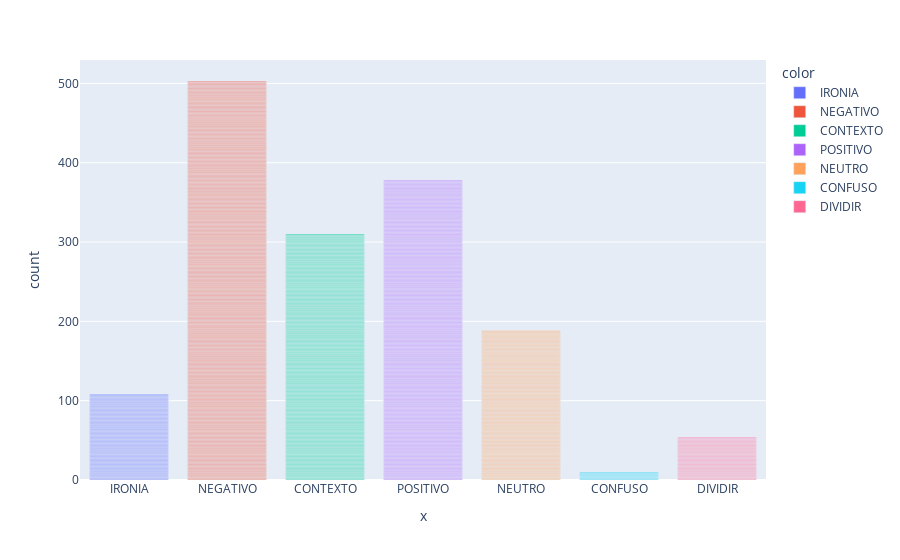

Notebook code cell kept with this figure:
### Markdown cell above
*Amostra do dataset classificado/rotulado*

### Code cell
rotulados = pd.read_excel(dataSet, sheet_name='ROTULADO')

fig = px.bar(rotulados['text'], x=rotulados['rotulo'], color=rotulados['rotulo'])
fig.show()

### Figure 1 — Plotly figure (JSON) as saved in the notebook; plotly's stock layout.template omitted (floating-point values rounded to 4 significant figures; data arrays with more than 128 entries replaced by an {"elided": "..."} marker saying what was removed)
{"data": [{"alignmentgroup": "True", "hovertemplate": "color=IRONIA<br>x=%{x}<br>count=%{y}<extra></extra>", "legendgroup": "IRONIA", "marker": {"color": "#636efa", "pattern": {"shape": ""}}, "name": "IRONIA", "offsetgroup": "IRONIA", "orientation": "v", "showlegend": true, "textposition": "auto", "type": "bar", "x": ["IRONIA", "IRONIA", "IRONIA", "IRONIA", "IRONIA", "IRONIA", "IRONIA", "IRONIA", "IRONIA", "IRONIA", "IRONIA", "IRONIA", "IRONIA", "IRONIA", "IRONIA", "IRONIA", "IRONIA", "IRONIA", "IRONIA", "IRONIA", "IRONIA", "IRONIA", "IRONIA", "IRONIA", "IRONIA", "IRONIA", "IRONIA", "IRONIA", "IRONIA", "IRONIA", "IRONIA", "IRONIA", "IRONIA", "IRONIA", "IRONIA", "IRONIA", "IRONIA", "IRONIA", "IRONIA", "IRONIA", "IRONIA", "IRONIA", "IRONIA", "IRONIA", "IRONIA", "IRONIA", "IRONIA", "IRONIA", "IRONIA", "IRONIA", "IRONIA", "IRONIA", "IRONIA", "IRONIA", "IRONIA", "IRONIA", "IRONIA", "IRONIA", "IRONIA", "IRONIA", "IRONIA", "IRONIA", "IRONIA", "IRONIA", "IRONIA", "IRONIA", "IRONIA", "IRONIA", "IRONIA", "IRONIA", "IRONIA", "IRONIA", "IRONIA", "IRONIA", "IRONIA", "IRONIA", "IRONIA", "IRONIA", "IRONIA", "IRONIA", "IRONIA", "IRONIA", "IRONIA", "IRONIA", "IRONIA", "IRONIA", "IRONIA", "IRONIA", "IRONIA", "IRONIA", "IRONIA", "IRONIA", "IRONIA", "IRONIA", "IRONIA", "IRONIA", "IRONIA", "IRONIA", "IRONIA", "IRONIA", "IRONIA", "IRONIA", "IRONIA", "IRONIA", "IRONIA", "IRONIA", "IRONIA", "IRONIA"], "xaxis": "x", "y": [1, 1, 1, 1, 1, 1, 1, 1, 1, 1, 1, 1, 1, 1, 1, 1, 1, 1, 1, 1, 1, 1, 1, 1, 1, 1, 1, 1, 1, 1, 1, 1, 1, 1, 1, 1, 1, 1, 1, 1, 1, 1, 1, 1, 1, 1, 1, 1, 1, 1, 1, 1, 1, 1, 1, 1, 1, 1, 1, 1, 1, 1, 1, 1, 1, 1, 1, 1, 1, 1, 1, 1, 1, 1, 1, 1, 1, 1, 1, 1, 1, 1, 1, 1, 1, 1, 1, 1, 1, 1, 1, 1, 1, 1, 1, 1, 1, 1, 1, 1, 1, 1, 1, 1, 1, 1, 1, 1], "yaxis": "y"}, {"alignmentgroup": "True", "hovertemplate": "color=NEGATIVO<br>x=%{x}<br>count=%{y}<extra></extra>", "legendgroup": "NEGATIVO", "marker": {"color": "#EF553B", "pattern": {"shape": ""}}, "name": "NEGATIVO", "offsetgroup": "NEGATIVO", "orientation": "v", "showlegend": true, "textposition": "auto", "type": "bar", "x": {"elided": "503 str values"}, "xaxis": "x", "y": {"elided": "503 int values"}, "yaxis": "y"}, {"alignmentgroup": "True", "hovertemplate": "color=CONTEXTO<br>x=%{x}<br>count=%{y}<extra></extra>", "legendgroup": "CONTEXTO", "marker": {"color": "#00cc96", "pattern": {"shape": ""}}, "name": "CONTEXTO", "offsetgroup": "CONTEXTO", "orientation": "v", "showlegend": true, "textposition": "auto", "type": "bar", "x": {"elided": "310 str values"}, "xaxis": "x", "y": {"elided": "310 int values"}, "yaxis": "y"}, {"alignmentgroup": "True", "hovertemplate": "color=POSITIVO<br>x=%{x}<br>count=%{y}<extra></extra>", "legendgroup": "POSITIVO", "marker": {"color": "#ab63fa", "pattern": {"shape": ""}}, "name": "POSITIVO", "offsetgroup": "POSITIVO", "orientation": "v", "showlegend": true, "textposition": "auto", "type": "bar", "x": {"elided": "378 str values"}, "xaxis": "x", "y": {"elided": "378 int values"}, "yaxis": "y"}, {"alignmentgroup": "True", "hovertemplate": "color=NEUTRO<br>x=%{x}<br>count=%{y}<extra></extra>", "legendgroup": "NEUTRO", "marker": {"color": "#FFA15A", "pattern": {"shape": ""}}, "name": "NEUTRO", "offsetgroup": "NEUTRO", "orientation": "v", "showlegend": true, "textposition": "auto", "type": "bar", "x": {"elided": "188 str values"}, "xaxis": "x", "y": {"elided": "188 int values"}, "yaxis": "y"}, {"alignmentgroup": "True", "hovertemplate": "color=CONFUSO<br>x=%{x}<br>count=%{y}<extra></extra>", "legendgroup": "CONFUSO", "marker": {"color": "#19d3f3", "pattern": {"shape": ""}}, "name": "CONFUSO", "offsetgroup": "CONFUSO", "orientation": "v", "showlegend": true, "textposition": "auto", "type": "bar", "x": ["CONFUSO", "CONFUSO", "CONFUSO", "CONFUSO", "CONFUSO", "CONFUSO", "CONFUSO", "CONFUSO", "CONFUSO", "CONFUSO"], "xaxis": "x", "y": [1, 1, 1, 1, 1, 1, 1, 1, 1, 1], "yaxis": "y"}, {"alignmentgroup": "True", "hovertemplate": "color=DIVIDIR<br>x=%{x}<br>count=%{y}<extra></extra>", "legendgroup": "DIVIDIR", "marker": {"color": "#FF6692", "pattern": {"shape": ""}}, "name": "DIVIDIR", "offsetgroup": "DIVIDIR", "orientation": "v", "showlegend": true, "textposition": "auto", "type": "bar", "x": ["DIVIDIR", "DIVIDIR", "DIVIDIR", "DIVIDIR", "DIVIDIR", "DIVIDIR", "DIVIDIR", "DIVIDIR", "DIVIDIR", "DIVIDIR", "DIVIDIR", "DIVIDIR", "DIVIDIR", "DIVIDIR", "DIVIDIR", "DIVIDIR", "DIVIDIR", "DIVIDIR", "DIVIDIR", "DIVIDIR", "DIVIDIR", "DIVIDIR", "DIVIDIR", "DIVIDIR", "DIVIDIR", "DIVIDIR", "DIVIDIR", "DIVIDIR", "DIVIDIR", "DIVIDIR", "DIVIDIR", "DIVIDIR", "DIVIDIR", "DIVIDIR", "DIVIDIR", "DIVIDIR", "DIVIDIR", "DIVIDIR", "DIVIDIR", "DIVIDIR", "DIVIDIR", "DIVIDIR", "DIVIDIR", "DIVIDIR", "DIVIDIR", "DIVIDIR", "DIVIDIR", "DIVIDIR", "DIVIDIR", "DIVIDIR", "DIVIDIR", "DIVIDIR", "DIVIDIR", "DIVIDIR"], "xaxis": "x", "y": [1, 1, 1, 1, 1, 1, 1, 1, 1, 1, 1, 1, 1, 1, 1, 1, 1, 1, 1, 1, 1, 1, 1, 1, 1, 1, 1, 1, 1, 1, 1, 1, 1, 1, 1, 1, 1, 1, 1, 1, 1, 1, 1, 1, 1, 1, 1, 1, 1, 1, 1, 1, 1, 1], "yaxis": "y"}], "layout": {"barmode": "relative", "legend": {"title": {"text": "color"}, "tracegroupgap": 0}, "margin": {"t": 60}, "xaxis": {"anchor": "y", "domain": [0, 1], "title": {"text": "x"}}, "yaxis": {"anchor": "x", "domain": [0, 1], "title": {"text": "count"}}}}
